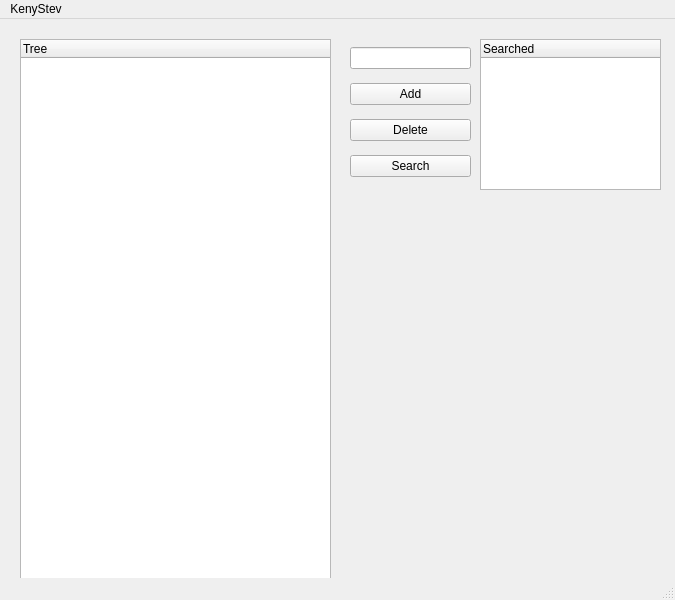
<?xml version="1.0" encoding="UTF-8"?>
<ui version="4.0">
 <class>Tree</class>
 <widget class="QMainWindow" name="Tree">
  <property name="geometry">
   <rect>
    <x>0</x>
    <y>0</y>
    <width>675</width>
    <height>600</height>
   </rect>
  </property>
  <property name="windowTitle">
   <string>MainWindow</string>
  </property>
  <widget class="QWidget" name="centralwidget">
   <widget class="QTreeWidget" name="tree">
    <property name="geometry">
     <rect>
      <x>20</x>
      <y>20</y>
      <width>311</width>
      <height>541</height>
     </rect>
    </property>
    <column>
     <property name="text">
      <string>Tree</string>
     </property>
    </column>
   </widget>
   <widget class="QTreeWidget" name="treeSearched">
    <property name="geometry">
     <rect>
      <x>480</x>
      <y>20</y>
      <width>181</width>
      <height>151</height>
     </rect>
    </property>
    <column>
     <property name="text">
      <string notr="true">Searched</string>
     </property>
    </column>
   </widget>
   <widget class="QWidget" name="">
    <property name="geometry">
     <rect>
      <x>350</x>
      <y>20</y>
      <width>121</width>
      <height>146</height>
     </rect>
    </property>
    <layout class="QVBoxLayout" name="verticalLayout">
     <item>
      <widget class="QLineEdit" name="txtValor"/>
     </item>
     <item>
      <widget class="QPushButton" name="btnAdd">
       <property name="text">
        <string>Add</string>
       </property>
      </widget>
     </item>
     <item>
      <widget class="QPushButton" name="btnDelete">
       <property name="text">
        <string>Delete</string>
       </property>
      </widget>
     </item>
     <item>
      <widget class="QPushButton" name="btnSeach">
       <property name="text">
        <string>Search</string>
       </property>
      </widget>
     </item>
    </layout>
   </widget>
  </widget>
  <widget class="QMenuBar" name="menubar">
   <property name="geometry">
    <rect>
     <x>0</x>
     <y>0</y>
     <width>675</width>
     <height>27</height>
    </rect>
   </property>
   <widget class="QMenu" name="menuKenyStev">
    <property name="title">
     <string>KenyStev</string>
    </property>
   </widget>
   <addaction name="menuKenyStev"/>
  </widget>
  <widget class="QStatusBar" name="statusbar"/>
 </widget>
 <resources/>
 <connections/>
</ui>
